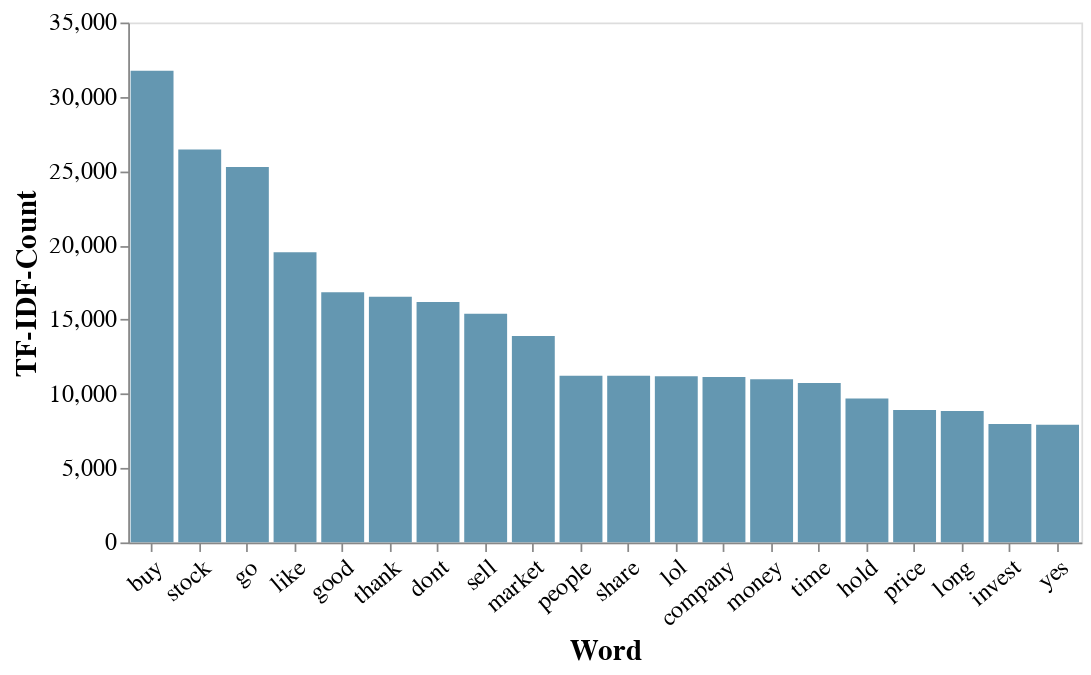

This figure's notebook cell:
### Code cell
# ! pip install altair
import altair as alt
source = tf_bar.iloc[:20,]
# brush = alt.selection_interval(encodings=["x"])
# color=alt.Color("red")
bar2 = alt.Chart(source).mark_bar().encode(
    x=alt.X("word:O",title="Word",sort="-y", axis=alt.Axis(labelAngle=320)), #,scale=alt.Scale(domain=[0,500])
    y=alt.Y("count:Q",title="TF-IDF-Count", axis=alt.Axis(grid=False)),
    color=alt.value("#6497b1"),
    tooltip=alt.Tooltip("count",title='Count')
    # color=alt.condition(brush,alt.value("red"),alt.value('lightgray')),
).properties(
    width=550,
    height=300
).interactive()

alt.vconcat(bar2). \
    configure_title(fontSize=19, align="center", anchor="middle"). \
    configure_axis(labelFontSize=14,titleFontSize=17)

### Figure 1 — Vega-Lite specification as saved in the notebook (floating-point values rounded to 4 significant figures)
{"config": {"view": {"continuousWidth": 400, "continuousHeight": 300}, "axis": {"labelFontSize": 14, "titleFontSize": 17}, "title": {"align": "center", "anchor": "middle", "fontSize": 19}}, "vconcat": [{"mark": "bar", "encoding": {"color": {"value": "#6497b1"}, "tooltip": {"field": "count", "title": "Count", "type": "quantitative"}, "x": {"axis": {"labelAngle": 320}, "field": "word", "sort": "-y", "title": "Word", "type": "ordinal"}, "y": {"axis": {"grid": false}, "field": "count", "title": "TF-IDF-Count", "type": "quantitative"}}, "height": 300, "selection": {"selector019": {"type": "interval", "bind": "scales", "encodings": ["x", "y"]}}, "width": 550}], "data": {"name": "data-89fd6e916150efbfa5ff5ca909137f30"}, "$schema": "https://vega.github.io/schema/vega-lite/v4.17.0.json", "datasets": {"data-89fd6e916150efbfa5ff5ca909137f30": [{"word": "buy", "count": 31748}, {"word": "stock", "count": 26445}, {"word": "go", "count": 25269}, {"word": "like", "count": 19541}, {"word": "good", "count": 16838}, {"word": "thank", "count": 16547}, {"word": "dont", "count": 16193}, {"word": "sell", "count": 15401}, {"word": "market", "count": 13900}, {"word": "people", "count": 11219}, {"word": "share", "count": 11218}, {"word": "lol", "count": 11189}, {"word": "company", "count": 11132}, {"word": "money", "count": 10980}, {"word": "time", "count": 10739}, {"word": "hold", "count": 9693}, {"word": "price", "count": 8910}, {"word": "long", "count": 8851}, {"word": "invest", "count": 7978}, {"word": "yes", "count": 7929}]}}
